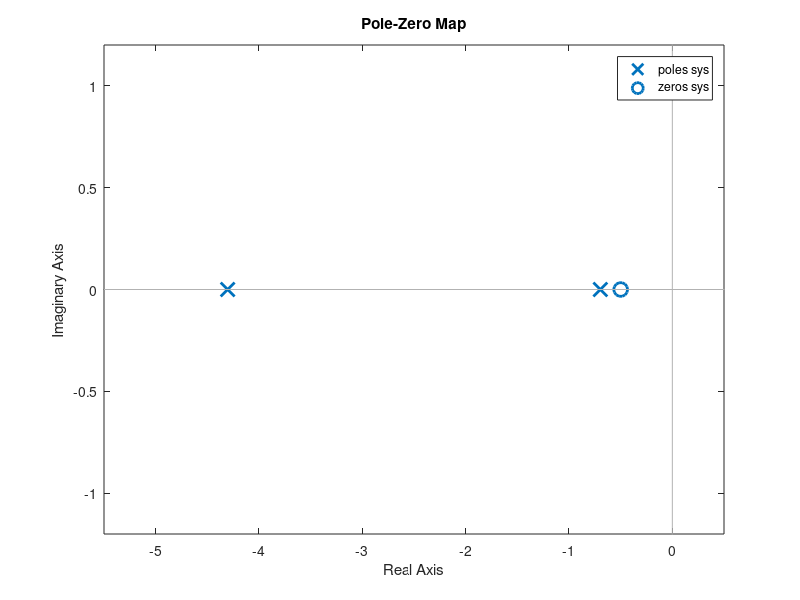

Write the MATLAB code that produced this figure. (Note: this script raises an error after producing the figure.)
%%Bode,Nyquist and Root Locus
sys=tf([-2 -1],[1 5 3])
figure(1)
pzmap(sys)
grid
fogure(2)
margin(sys)
[Gm,Pm,Wcg,Wcp]=margin(sys)
grid
figure(3)
nyquist(sys)
grid
figure(4)
rlocus(sys)
grid
figure(5)
step(sys)
grid
stepinfo(sys)
